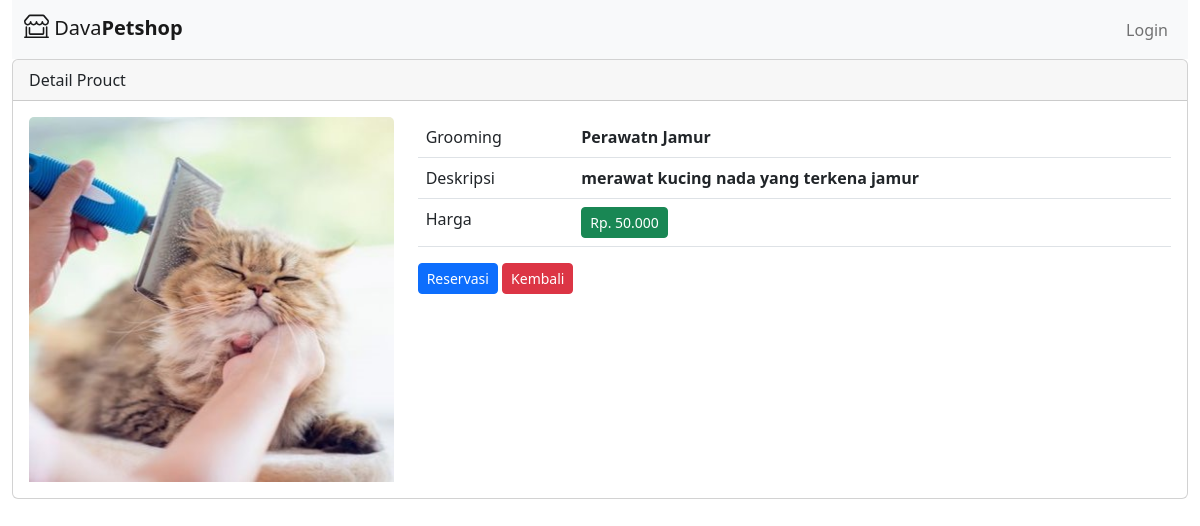
Screenshot of /index.php/dashboard/detail_grooming/7 with the database file from the repository.
### tables this page shows
CREATE TABLE `service_grooming` (
  `id_grooming` int(11) NOT NULL,
  `name` varchar(50) NOT NULL,
  `layanan` varchar(50) NOT NULL,
  `description` text NOT NULL,
  `price` int(11) NOT NULL,
  `image` varchar(20) NOT NULL
);

### application/controllers/dashboard.php (called while the page is built, shortened)
<?php
class Dashboard extends CI_Controller {
	public function detail_grooming($id_grooming) {
		$data['grooming'] = $this->model_grooming->detail_grooming($id_grooming);
		$this->load->view('tamplates/header');
		$this->load->view('tamplates/navbar');
		$this->load->view('grooming/detail_grooming', $data);
		$this->load->view('tamplates/footer');
	}
}

### index.php (called while the page is built, shortened)
<?php
require_once BASEPATH.'core/CodeIgniter.php';

### application/models/model_grooming.php (called while the page is built, shortened)
<?php
	class Model_grooming extends CI_Model {
		public function detail_grooming($id_grooming) {
			$result = $this->db->where('id_grooming',$id_grooming)->get('service_grooming');
			if($result->num_rows() > 0) {
				return $result->result();
			} else {
				return false;
			}
		}
	}
?>

### application/views/grooming/detail_grooming.php (the view)
<div class="container-fluid">
	<div class="card">
		<div class="card-header">
			Detail Prouct
		</div>
		<div class="card-body">
			<?php foreach ($grooming as $grm): ?>
				<div class="row">
					<div class="col-md-4">
						<img src="<?php echo base_url().'/assets/img/'.$grm->image ?>" class="card-img-top">
					</div>
					<div class="col-md-8">
						<table class="table">
							<tr>
								<td>Grooming</td>
								<td><strong><?php echo $grm->name ?></strong></td>
							</tr>
							<tr>
								<td>Deskripsi</td>
								<td><strong><?php echo $grm->description ?></strong></td>
							</tr>
							<tr>
								<td>Harga</td>
								<td><strong><div class="btn btn-sm btn-success"> Rp. <?php echo number_format($grm->price,0,',','.') ?></div></strong></td>
							</tr>
						</table>
						<?php echo anchor('grooming/reservasi_grooming/'.$grm->id_grooming.'/'.$this->session->userdata('user_id'),'<div class="btn btn-sm btn-primary"> Reservasi</div>') ?>
						<?php echo anchor('dashboard/index/','<div class="btn btn-sm btn-danger">Kembali</div>') ?>
					</div>
				</div>
			<?php endforeach; ?>
		</div>
	</div>
</div>

### rows the page displays
service_grooming: image (picture), name "Perawatn Jamur", description "merawat kucing nada yang terkena jamur", price "50.000", id_grooming "Reservasi"

### other values shown
anchor('auth/login', 'Login', ['class' => 'nav-link']) "Login"
